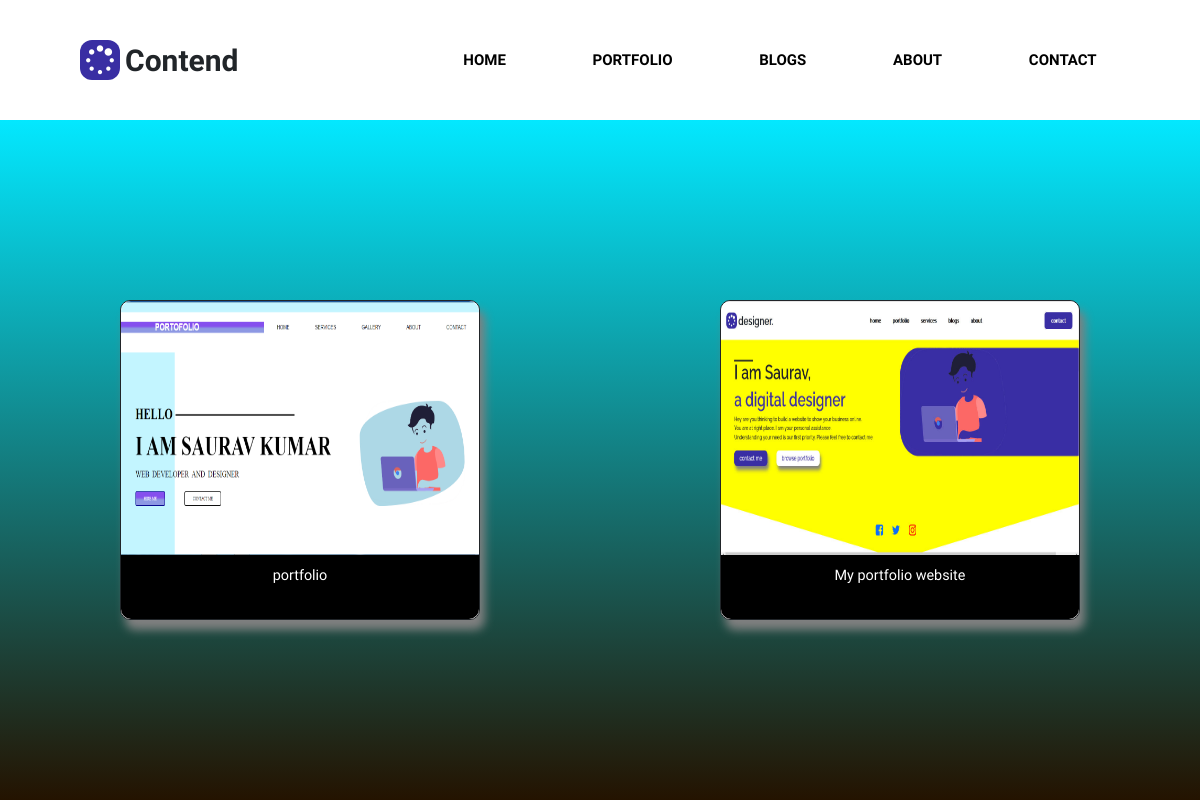
The app's page /portfolio with its own data.
### pages/models.py (models this page shows, shortened)
class portfolio(models.Model):
	image = models.ImageField(upload_to='skill/%Y/%m/%d', blank=True, null=True)
	detail = models.CharField(max_length=120)

### pages/views.py (the view)
# urls.py: path('portfolio',portfolio_view,name='portfolio'),
def portfolio_view(request):
    data = portfolio.objects.all()
    context = {"portfolio":data
    }
    return render(request,"portfolio.html",context)

### template/portfolio.html
{% extends 'base.html' %}
{% block content %}
<div class="container_div">
	{% for data in portfolio%}
	<div class="child">
		<div class="code_view">
		<img src="{{data.image.url}}">
		</div>
		<div class="project_view">
			<p>
				{{data.detail}}
			</p>
		</div>
	</div>
	{% endfor %}
</div>
{% endblock %}

### static/css/sauravPortfolio.css (style rules this page uses)
* { margin: 0; padding: 0; font-family: 'Raleway', sans-serif; box-sizing: border-box; }
.container_div { width: 100%; height: 85vh; background: rgb(36,19,0); background: linear-gradient(0deg, rgba(36,19,0,1) 0%, rgba(3,232,255,1) 100%, rgba(0,212,255,1) 100%); display: flex; position: relative; flex-wrap: wrap; justify-content: space-around; align-items: center; overflow: auto; }
.child { position: relative; flex-wrap: wrap; width: 30%; height: 40vh; background-color: white; border-radius: 10px; border: 1px solid; box-shadow: 5px 10px 10px grey }
.code_view { position: absolute; margin: 0; width: 100%; top: 0; height: 80%; }
.code_view img { max-width: 100%; width: 100%; height: 100%; border-top-left-radius: 10px; border-top-right-radius: 10px; }
.project_view { padding: 10px; position: absolute; margin: 0; bottom: 0; width: 100%; height: 20%; background-color: black; color: white; border-bottom-left-radius: 10px; border-bottom-right-radius: 10px; }
.project_view p { font-size: .9rem; text-align: center; }

### records on screen
portfolio: image (picture), detail "portfolio"
portfolio: image (picture), detail "My portfolio website"
